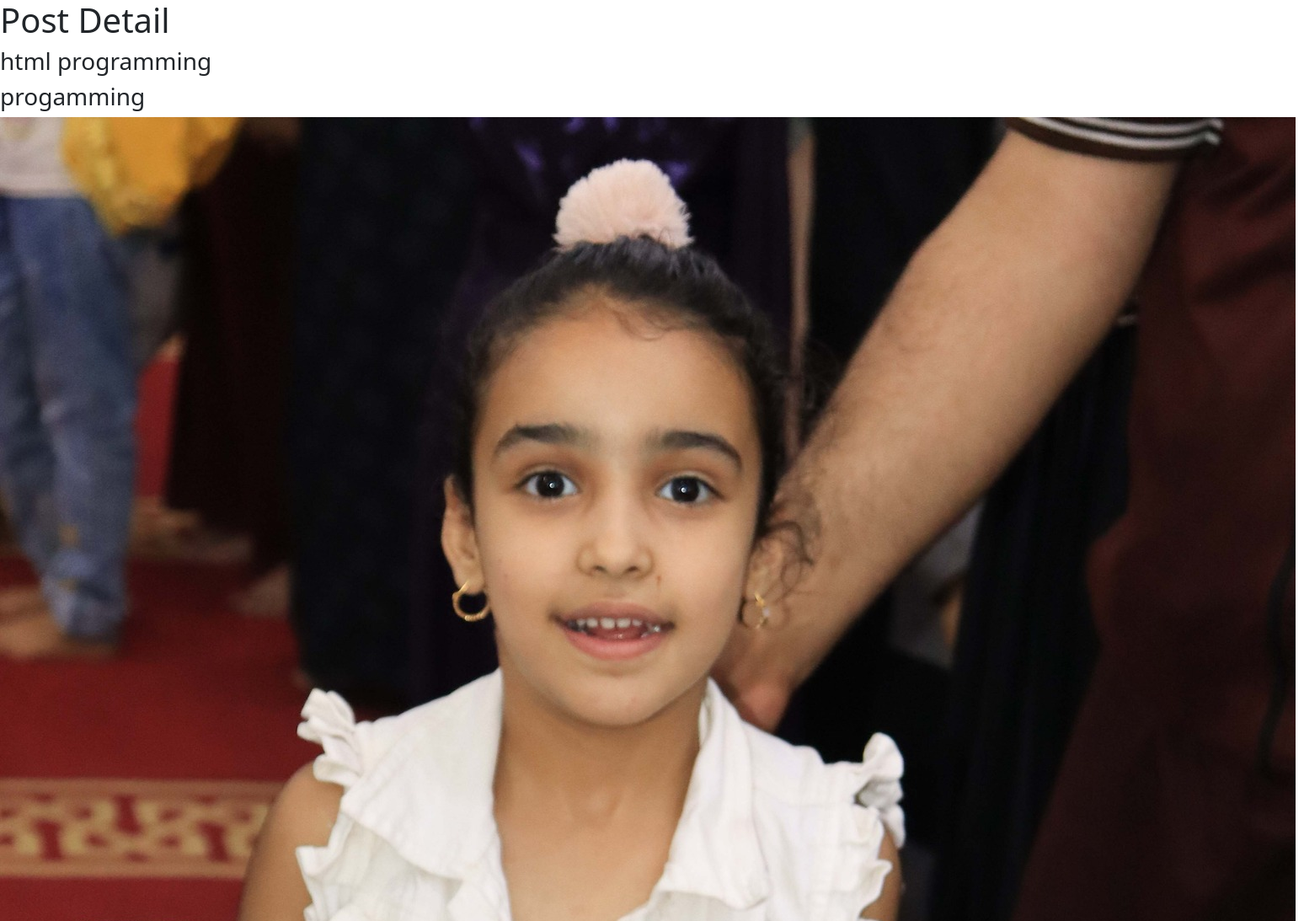
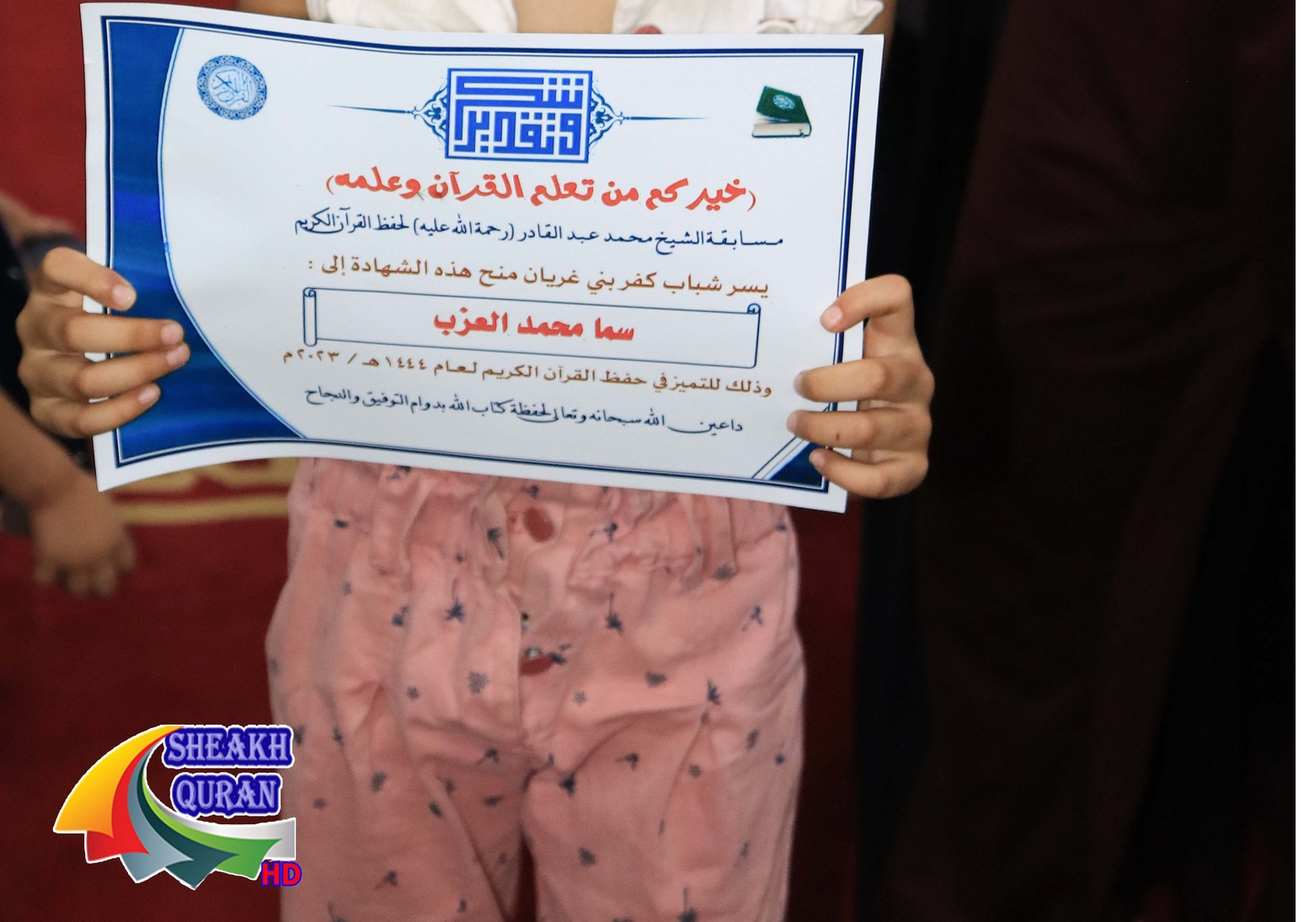
/posts/html-programming, run on the app's committed database (2 pictures, top to bottom).
### posts/models.py (models this page shows, shortened)
class Post(models.Model):
    user=models.ForeignKey(User,related_name='post_user',on_delete=models.CASCADE)
    title=models.CharField(max_length=120,verbose_name=_('title'))
    image=models.ImageField(upload_to='image_post')
    content=models.TextField(max_length=1500)
    publish_date=models.DateTimeField(default=timezone.now)
    tags = TaggableManager()
    category=models.ForeignKey('Category',related_name='post_category',on_delete=models.SET_NULL,null=True,blank=True)
    slug=models.SlugField(null=True,blank=True)
    draft=models.BooleanField(default=True)
    def __str__(self):
        return self.title

class Category(models.Model):
    name=models.CharField(max_length=120)
    def __str__(self):
        return self.name

### posts/views.py (the view)
# urls.py: path('<slug:slug>',post_detail),
def post_detail(request,slug):
    post=Post.objects.get(slug=slug)
    context={
        'post':post
    }
    return render(request,'posts/post_detail.html',context)

### posts/templates/posts/post_detail.html (shortened to what this page needs)
<!doctype html>
<html lang="en">
  <head>
    <link href="https://cdn.jsdelivr.net/npm/bootstrap@5.3.3/dist/css/bootstrap.min.css" rel="stylesheet">
  </head>
  <body>
    <h1>Post Detail</h1>
    <h3>{{post}}</h3>
    <h3>{{post.category}}</h3>
    <img src="{{post.image.url}}" alt="">
  </body>
</html>

### data on the page
Post: title "html programming", category "progamming", image (picture)
